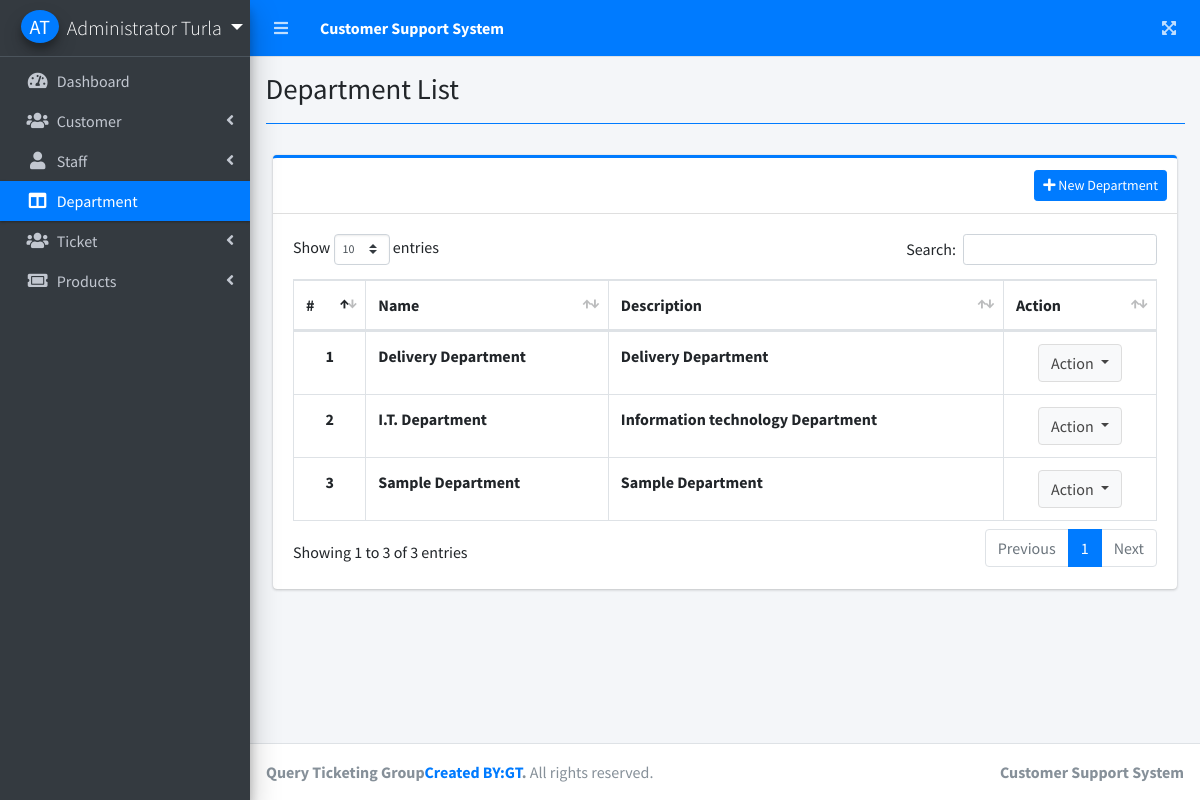
The page /index.php?page=department_list (signed in) on the database its author committed.
### tables this page shows
CREATE TABLE `departments` (
  `id` int(30) NOT NULL,
  `name` text NOT NULL,
  `description` text NOT NULL,
  `date_created` datetime NOT NULL DEFAULT current_timestamp()
);

### department_list.php (the view, shortened to what this page needs)
<?php include'db_connect.php' ?>
<div class="col-lg-12">
	<div class="card card-outline card-primary">
		<div class="card-header">
			<div class="card-tools">
				<button class="btn btn-sm btn-primary btn-block" type='button' id="new_department"><i class="fa fa-plus"></i> New Department</button>
			</div>
		</div>
		<div class="card-body">
			<table class="table tabe-hover table-bordered" id="list">
				<thead>
					<tr>
						<th>#</th>
						<th>Name</th>
						<th>Description</th>
						<th>Action</th>
					</tr>
				</thead>
				<tbody>
					<?php
					$i = 1;
					$qry = $conn->query("SELECT * FROM departments order by  name asc");
					while($row= $qry->fetch_assoc()):
					?>
					<tr>
						<th class="text-center"><?php echo $i++ ?></th>
						<td><b><?php echo ucwords($row['name']) ?></b></td>
						<td><b><?php echo $row['description'] ?></b></td>
						<td class="text-center ">
							<button type="button" class="btn btn-default dropdown-toggle" data-toggle="dropdown" aria-expanded="true">
		                      Action
		                    </button>
						</td>
					</tr>
				<?php endwhile; ?>
				</tbody>
			</table>
		</div>
	</div>
</div>

### rows shown on the page
departments: name "Delivery Department", description "Delivery Department"
departments: name "I.T. Department", description "Information technology Department"
departments: name "Sample Department", description "Sample Department"

### other values the page prints
$_SESSION['login_firstname'].' '.$_SESSION['login_lastname'] "Administrator Turla"
$title "Department List"
